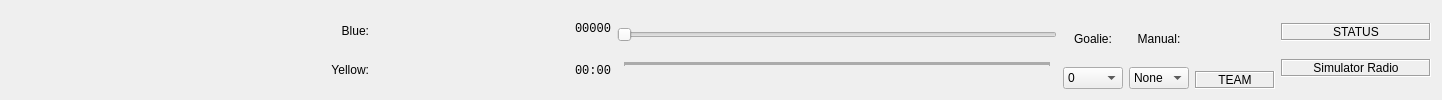
     <widget class="ControlBar" name="controlBar" native="true">
      <layout class="QHBoxLayout" name="horizontalLayout">
       <property name="sizeConstraint">
        <enum>QLayout::SetMinimumSize</enum>
       </property>
       <item>
        <widget class="QWidget" name="refShortcuts" native="true">
         <layout class="QHBoxLayout" name="horizontalLayout_3">
          <property name="spacing">
           <number>0</number>
          </property>
          <property name="leftMargin">
           <number>0</number>
          </property>
          <property name="topMargin">
           <number>0</number>
          </property>
          <property name="rightMargin">
           <number>0</number>
          </property>
          <property name="bottomMargin">
           <number>0</number>
          </property>
          <item>
           <spacer name="refShortcuts_spacer0">
            <property name="orientation">
             <enum>Qt::Horizontal</enum>
            </property>
            <property name="sizeHint" stdset="0">
             <size>
              <width>40</width>
              <height>20</height>
             </size>
            </property>
           </spacer>
          </item>
          <item>
           <widget class="QPushButton" name="fastHalt">
            <property name="maximumSize">
             <size>
              <width>30</width>
              <height>30</height>
             </size>
            </property>
            <property name="toolTip">
             <string>Halt</string>
            </property>
            <property name="icon">
             <iconset resource="main_icons.qrc">
              <normaloff>:/icons/halt.svg</normaloff>:/icons/halt.svg</iconset>
            </property>
            <property name="iconSize">
             <size>
              <width>24</width>
              <height>24</height>
             </size>
            </property>
            <property name="shortcut">
             <string>H</string>
            </property>
            <property name="flat">
             <bool>true</bool>
            </property>
           </widget>
          </item>
          <item>
           <spacer name="refShortcuts_spacer1">
            <property name="orientation">
             <enum>Qt::Horizontal</enum>
            </property>
            <property name="sizeHint" stdset="0">
             <size>
              <width>40</width>
              <height>20</height>
             </size>
            </property>
           </spacer>
          </item>
          <item>
           <widget class="QPushButton" name="fastStop">
            <property name="maximumSize">
             <size>
              <width>30</width>
              <height>30</height>
             </size>
            </property>
            <property name="toolTip">
             <string>Stop</string>
            </property>
            <property name="icon">
             <iconset resource="main_icons.qrc">
              <normaloff>:/icons/stop.svg</normaloff>:/icons/stop.svg</iconset>
            </property>
            <property name="iconSize">
             <size>
              <width>24</width>
              <height>24</height>
             </size>
            </property>
            <property name="shortcut">
             <string>S</string>
            </property>
            <property name="flat">
             <bool>true</bool>
            </property>
           </widget>
          </item>
          <item>
           <spacer name="refShortcuts_spacer2">
            <property name="orientation">
             <enum>Qt::Horizontal</enum>
            </property>
            <property name="sizeHint" stdset="0">
             <size>
              <width>40</width>
              <height>20</height>
             </size>
            </property>
           </spacer>
          </item>
          <item>
           <widget class="QPushButton" name="fastReady">
            <property name="maximumSize">
             <size>
              <width>30</width>
              <height>30</height>
             </size>
            </property>
            <property name="toolTip">
             <string>Ready</string>
            </property>
            <property name="icon">
             <iconset resource="main_icons.qrc">
              <normaloff>:/icons/ready.svg</normaloff>:/icons/ready.svg</iconset>
            </property>
            <property name="iconSize">
             <size>
              <width>24</width>
              <height>24</height>
             </size>
            </property>
            <property name="flat">
             <bool>true</bool>
            </property>
           </widget>
          </item>
          <item>
           <spacer name="refShortcuts_spacer3">
            <property name="orientation">
             <enum>Qt::Horizontal</enum>
            </property>
            <property name="sizeHint" stdset="0">
             <size>
              <width>40</width>
              <height>20</height>
             </size>
            </property>
           </spacer>
          </item>
          <item>
           <widget class="QPushButton" name="fastForceStart">
            <property name="maximumSize">
             <size>
              <width>30</width>
              <height>30</height>
             </size>
            </property>
            <property name="toolTip">
             <string>Force Start</string>
            </property>
            <property name="icon">
             <iconset resource="main_icons.qrc">
              <normaloff>:/icons/force_start.svg</normaloff>:/icons/force_start.svg</iconset>
            </property>
            <property name="iconSize">
             <size>
              <width>24</width>
              <height>24</height>
             </size>
            </property>
            <property name="shortcut">
             <string>P</string>
            </property>
            <property name="flat">
             <bool>true</bool>
            </property>
           </widget>
          </item>
          <item>
           <spacer name="refShortcuts_spacer4">
            <property name="orientation">
             <enum>Qt::Horizontal</enum>
            </property>
            <property name="sizeHint" stdset="0">
             <size>
              <width>40</width>
              <height>20</height>
             </size>
            </property>
           </spacer>
          </item>
          <item>
           <layout class="QVBoxLayout" name="Color_Labels">
            <item>
             <widget class="QLabel" name="Blue">
              <property name="text">
               <string>Blue:</string>
              </property>
              <property name="alignment">
               <set>Qt::AlignRight|Qt::AlignTrailing|Qt::AlignVCenter</set>
              </property>
             </widget>
            </item>
            <item>
             <widget class="QLabel" name="Yellow">
              <property name="text">
               <string>Yellow:</string>
              </property>
              <property name="alignment">
               <set>Qt::AlignRight|Qt::AlignTrailing|Qt::AlignVCenter</set>
              </property>
             </widget>
            </item>
           </layout>
          </item>
          <item>
           <spacer name="refShortcuts_spacer5">
            <property name="orientation">
             <enum>Qt::Horizontal</enum>
            </property>
            <property name="sizeHint" stdset="0">
             <size>
              <width>40</width>
              <height>20</height>
             </size>
            </property>
           </spacer>
          </item>
          <item>
           <layout class="QVBoxLayout" name="Kickoffs">
            <item>
             <widget class="QPushButton" name="fastKickoffBlue">
              <property name="toolTip">
               <string>Kickoff Blue</string>
              </property>
              <property name="text">
               <string/>
              </property>
              <property name="icon">
               <iconset resource="main_icons.qrc">
                <normaloff>:/icons/kickoff_blue.svg</normaloff>:/icons/kickoff_blue.svg</iconset>
              </property>
              <property name="iconSize">
               <size>
                <width>24</width>
                <height>24</height>
               </size>
              </property>
              <property name="flat">
               <bool>true</bool>
              </property>
             </widget>
            </item>
            <item>
             <widget class="QPushButton" name="fastKickoffYellow">
              <property name="toolTip">
               <string>Kickoff Yellow</string>
              </property>
              <property name="text">
               <string/>
              </property>
              <property name="icon">
               <iconset resource="main_icons.qrc">
                <normaloff>:/icons/kickoff_yellow.svg</normaloff>:/icons/kickoff_yellow.svg</iconset>
              </property>
              <property name="iconSize">
               <size>
                <width>24</width>
                <height>24</height>
               </size>
              </property>
              <property name="flat">
               <bool>true</bool>
              </property>
             </widget>
            </item>
           </layout>
          </item>
          <item>
           <layout class="QVBoxLayout" name="Directs">
            <item>
             <widget class="QPushButton" name="fastDirectBlue">
              <property name="toolTip">
               <string>Direct Blue</string>
              </property>
              <property name="text">
               <string/>
              </property>
              <property name="icon">
               <iconset resource="main_icons.qrc">
                <normaloff>:/icons/direct_blue.svg</normaloff>:/icons/direct_blue.svg</iconset>
              </property>
              <property name="iconSize">
               <size>
                <width>24</width>
                <height>24</height>
               </size>
              </property>
              <property name="flat">
               <bool>true</bool>
              </property>
             </widget>
            </item>
            <item>
             <widget class="QPushButton" name="fastDirectYellow">
              <property name="toolTip">
               <string>Direct Yellow</string>
              </property>
              <property name="text">
               <string/>
              </property>
              <property name="icon">
               <iconset resource="main_icons.qrc">
                <normaloff>:/icons/direct_yellow.svg</normaloff>:/icons/direct_yellow.svg</iconset>
              </property>
              <property name="iconSize">
               <size>
                <width>24</width>
                <height>24</height>
               </size>
              </property>
              <property name="flat">
               <bool>true</bool>
              </property>
             </widget>
            </item>
           </layout>
          </item>
          <item>
           <layout class="QVBoxLayout" name="Indirects">
            <item>
             <widget class="QPushButton" name="fastIndirectBlue">
              <property name="toolTip">
               <string>Indirect Blue</string>
              </property>
              <property name="text">
               <string/>
              </property>
              <property name="icon">
               <iconset resource="main_icons.qrc">
                <normaloff>:/icons/indirect_blue.svg</normaloff>:/icons/indirect_blue.svg</iconset>
              </property>
              <property name="iconSize">
               <size>
                <width>24</width>
                <height>24</height>
               </size>
              </property>
              <property name="flat">
               <bool>true</bool>
              </property>
             </widget>
            </item>
            <item>
             <widget class="QPushButton" name="fastIndirectYellow">
              <property name="toolTip">
               <string>Indirect Yellow</string>
              </property>
              <property name="text">
               <string/>
              </property>
              <property name="icon">
               <iconset resource="main_icons.qrc">
                <normaloff>:/icons/indirect_yellow.svg</normaloff>:/icons/indirect_yellow.svg</iconset>
              </property>
              <property name="iconSize">
               <size>
                <width>24</width>
                <height>24</height>
               </size>
              </property>
              <property name="flat">
               <bool>true</bool>
              </property>
             </widget>
            </item>
           </layout>
          </item>
         </layout>
        </widget>
       </item>
       <item>
        <spacer name="refShortcuts_spacer6">
         <property name="orientation">
          <enum>Qt::Horizontal</enum>
         </property>
         <property name="sizeHint" stdset="0">
          <size>
           <width>40</width>
           <height>20</height>
          </size>
         </property>
        </spacer>
       </item>
       <item>
        <layout class="QVBoxLayout" name="logTimer_container">
         <item>
          <widget class="QLabel" name="frameNumLabel">
           <property name="font">
            <font>
             <family>monospace</family>
            </font>
           </property>
           <property name="text">
            <string>00000</string>
           </property>
          </widget>
         </item>
         <item>
          <widget class="QLabel" name="logTime">
           <property name="font">
            <font>
             <family>monospace</family>
            </font>
           </property>
           <property name="text">
            <string>00:00</string>
           </property>
          </widget>
         </item>
        </layout>
       </item>
       <item>
        <widget class="QFrame" name="logControls">
         <layout class="QVBoxLayout" name="verticalLayout_4">
          <property name="spacing">
           <number>0</number>
          </property>
          <property name="leftMargin">
           <number>0</number>
          </property>
          <property name="topMargin">
           <number>0</number>
          </property>
          <property name="rightMargin">
           <number>0</number>
          </property>
          <property name="bottomMargin">
           <number>0</number>
          </property>
          <item>
           <widget class="QSlider" name="logHistoryLocation">
            <property name="sizePolicy">
             <sizepolicy hsizetype="Expanding" vsizetype="Minimum">
              <horstretch>0</horstretch>
              <verstretch>0</verstretch>
             </sizepolicy>
            </property>
            <property name="toolTip">
             <string>Location in log history</string>
            </property>
            <property name="minimum">
             <number>0</number>
            </property>
            <property name="maximum">
             <number>1000000</number>
            </property>
            <property name="singleStep">
             <number>1</number>
            </property>
            <property name="pageStep">
             <number>100</number>
            </property>
            <property name="orientation">
             <enum>Qt::Horizontal</enum>
            </property>
            <property name="tickPosition">
             <enum>QSlider::TicksBelow</enum>
            </property>
           </widget>
          </item>
          <item>
           <layout class="QHBoxLayout" name="logControlsButtons_container">
            <property name="spacing">
             <number>0</number>
            </property>
            <item>
             <widget class="QPushButton" name="logPlaybackRewind">
              <property name="toolTip">
               <string>Play log backwards quickly</string>
              </property>
              <property name="icon">
               <iconset resource="main_icons.qrc">
                <normaloff>:/icons/rewind.svg</normaloff>:/icons/rewind.svg</iconset>
              </property>
              <property name="iconSize">
               <size>
                <width>20</width>
                <height>20</height>
               </size>
              </property>
              <property name="shortcut">
               <string>Shift+Left</string>
              </property>
              <property name="flat">
               <bool>true</bool>
              </property>
             </widget>
            </item>
            <item>
             <spacer name="logControlButtons_spacer0">
              <property name="orientation">
               <enum>Qt::Horizontal</enum>
              </property>
              <property name="sizeHint" stdset="0">
               <size>
                <width>40</width>
                <height>20</height>
               </size>
              </property>
             </spacer>
            </item>
            <item>
             <widget class="QPushButton" name="logPlaybackPrevFrame">
              <property name="toolTip">
               <string>Play log backwards</string>
              </property>
              <property name="icon">
               <iconset resource="main_icons.qrc">
                <normaloff>:/icons/prev-frame.svg</normaloff>:/icons/prev-frame.svg</iconset>
              </property>
              <property name="iconSize">
               <size>
                <width>20</width>
                <height>20</height>
               </size>
              </property>
              <property name="shortcut">
               <string>Left</string>
              </property>
              <property name="flat">
               <bool>true</bool>
              </property>
             </widget>
            </item>
            <item>
             <spacer name="logControlsButtons_spacer1">
              <property name="orientation">
               <enum>Qt::Horizontal</enum>
              </property>
              <property name="sizeHint" stdset="0">
               <size>
                <width>40</width>
                <height>20</height>
               </size>
              </property>
             </spacer>
            </item>
            <item>
             <widget class="QPushButton" name="logPlaybackPause">
              <property name="toolTip">
               <string>Pause log playback</string>
              </property>
              <property name="autoFillBackground">
               <bool>false</bool>
              </property>
              <property name="styleSheet">
               <string notr="true">background-color: red</string>
              </property>
              <property name="icon">
               <iconset resource="main_icons.qrc">
                <normaloff>:/icons/pause.svg</normaloff>:/icons/pause.svg</iconset>
              </property>
              <property name="iconSize">
               <size>
                <width>20</width>
                <height>20</height>
               </size>
              </property>
              <property name="shortcut">
               <string>Space</string>
              </property>
              <property name="flat">
               <bool>true</bool>
              </property>
             </widget>
            </item>
            <item>
             <spacer name="logControlsButtons_spacer2">
              <property name="orientation">
               <enum>Qt::Horizontal</enum>
              </property>
              <property name="sizeHint" stdset="0">
               <size>
                <width>40</width>
                <height>20</height>
               </size>
              </property>
             </spacer>
            </item>
            <item>
             <widget class="QPushButton" name="logPlaybackNextFrame">
              <property name="toolTip">
               <string>Play log forwards</string>
              </property>
              <property name="text">
               <string/>
              </property>
              <property name="icon">
               <iconset resource="main_icons.qrc">
                <normaloff>:/icons/next-frame.svg</normaloff>:/icons/next-frame.svg</iconset>
              </property>
              <property name="iconSize">
               <size>
                <width>20</width>
                <height>20</height>
               </size>
              </property>
              <property name="shortcut">
               <string>Right</string>
              </property>
              <property name="flat">
               <bool>true</bool>
              </property>
             </widget>
            </item>
            <item>
             <spacer name="logControlsButtons_spacer3">
              <property name="orientation">
               <enum>Qt::Horizontal</enum>
              </property>
              <property name="sizeHint" stdset="0">
               <size>
                <width>40</width>
                <height>20</height>
               </size>
              </property>
             </spacer>
            </item>
            <item>
             <widget class="QPushButton" name="logPlaybackPlay">
              <property name="toolTip">
               <string>Play log forwards quickly</string>
              </property>
              <property name="icon">
               <iconset resource="main_icons.qrc">
                <normaloff>:/icons/play.svg</normaloff>:/icons/play.svg</iconset>
              </property>
              <property name="iconSize">
               <size>
                <width>20</width>
                <height>20</height>
               </size>
              </property>
              <property name="shortcut">
               <string>Shift+Right</string>
              </property>
              <property name="flat">
               <bool>true</bool>
              </property>
             </widget>
            </item>
            <item>
             <spacer name="logControlsButtons_spacer4">
              <property name="orientation">
               <enum>Qt::Horizontal</enum>
              </property>
              <property name="sizeHint" stdset="0">
               <size>
                <width>40</width>
                <height>20</height>
               </size>
              </property>
             </spacer>
            </item>
            <item>
             <widget class="QPushButton" name="logPlaybackLive">
              <property name="toolTip">
               <string>Show live feed</string>
              </property>
              <property name="icon">
               <iconset resource="main_icons.qrc">
                <normaloff>:/icons/live.svg</normaloff>:/icons/live.svg</iconset>
              </property>
              <property name="iconSize">
               <size>
                <width>20</width>
                <height>20</height>
               </size>
              </property>
              <property name="flat">
               <bool>true</bool>
              </property>
             </widget>
            </item>
           </layout>
          </item>
         </layout>
        </widget>
       </item>
       <item>
        <layout class="QVBoxLayout" name="goalie_container">
         <property name="spacing">
          <number>0</number>
         </property>
         <item>
          <widget class="QLabel" name="goalieLabel">
           <property name="text">
            <string>Goalie:</string>
           </property>
           <property name="alignment">
            <set>Qt::AlignCenter</set>
           </property>
          </widget>
         </item>
         <item>
          <widget class="QComboBox" name="goalieID">
           <property name="currentIndex">
            <number>1</number>
           </property>
           <item>
            <property name="text">
             <string>None</string>
            </property>
           </item>
           <item>
            <property name="text">
             <string>0</string>
            </property>
           </item>
           <item>
            <property name="text">
             <string>1</string>
            </property>
           </item>
           <item>
            <property name="text">
             <string>2</string>
            </property>
           </item>
           <item>
            <property name="text">
             <string>3</string>
            </property>
           </item>
           <item>
            <property name="text">
             <string>4</string>
            </property>
           </item>
           <item>
            <property name="text">
             <string>5</string>
            </property>
           </item>
           <item>
            <property name="text">
             <string>6</string>
            </property>
           </item>
           <item>
            <property name="text">
             <string>7</string>
            </property>
           </item>
           <item>
            <property name="text">
             <string>8</string>
            </property>
           </item>
           <item>
            <property name="text">
             <string>9</string>
            </property>
           </item>
           <item>
            <property name="text">
             <string>10</string>
            </property>
           </item>
           <item>
            <property name="text">
             <string>11</string>
            </property>
           </item>
           <item>
            <property name="text">
             <string>12</string>
            </property>
           </item>
           <item>
            <property name="text">
             <string>13</string>
            </property>
           </item>
           <item>
            <property name="text">
             <string>14</string>
            </property>
           </item>
           <item>
            <property name="text">
             <string>15</string>
            </property>
           </item>
          </widget>
         </item>
        </layout>
       </item>
       <item>
        <layout class="QVBoxLayout" name="manual_container">
         <property name="spacing">
          <number>0</number>
         </property>
         <item>
          <widget class="QLabel" name="manualLabel">
           <property name="text">
            <string>Manual:</string>
           </property>
           <property name="alignment">
            <set>Qt::AlignCenter</set>
           </property>
          </widget>
         </item>
         <item>
          <widget class="QComboBox" name="manualID">
           <item>
            <property name="text">
             <string>None</string>
            </property>
           </item>
           <item>
            <property name="text">
             <string>0</string>
            </property>
           </item>
           <item>
            <property name="text">
             <string>1</string>
            </property>
           </item>
           <item>
            <property name="text">
             <string>2</string>
            </property>
           </item>
           <item>
            <property name="text">
             <string>3</string>
            </property>
           </item>
           <item>
            <property name="text">
             <string>4</string>
            </property>
           </item>
           <item>
            <property name="text">
             <string>5</string>
            </property>
           </item>
           <item>
            <property name="text">
             <string>6</string>
            </property>
           </item>
           <item>
            <property name="text">
             <string>7</string>
            </property>
           </item>
           <item>
            <property name="text">
             <string>8</string>
            </property>
           </item>
           <item>
            <property name="text">
             <string>9</string>
            </property>
           </item>
           <item>
            <property name="text">
             <string>10</string>
            </property>
           </item>
           <item>
            <property name="text">
             <string>11</string>
            </property>
           </item>
           <item>
            <property name="text">
             <string>12</string>
            </property>
           </item>
           <item>
            <property name="text">
             <string>13</string>
            </property>
           </item>
           <item>
            <property name="text">
             <string>14</string>
            </property>
           </item>
           <item>
            <property name="text">
             <string>15</string>
            </property>
           </item>
          </widget>
         </item>
        </layout>
       </item>
       <item>
        <layout class="QVBoxLayout" name="verticalLayout">
         <property name="spacing">
          <number>0</number>
         </property>
         <item>
          <widget class="QLabel" name="radioLabel">
           <property name="text">
            <string/>
           </property>
           <property name="alignment">
            <set>Qt::AlignCenter</set>
           </property>
          </widget>
         </item>
         <item>
          <widget class="QLabel" name="team">
           <property name="sizePolicy">
            <sizepolicy hsizetype="Preferred" vsizetype="Maximum">
             <horstretch>0</horstretch>
             <verstretch>0</verstretch>
            </sizepolicy>
           </property>
           <property name="minimumSize">
            <size>
             <width>80</width>
             <height>0</height>
            </size>
           </property>
           <property name="frameShape">
            <enum>QFrame::Box</enum>
           </property>
           <property name="frameShadow">
            <enum>QFrame::Sunken</enum>
           </property>
           <property name="text">
            <string>TEAM</string>
           </property>
           <property name="alignment">
            <set>Qt::AlignCenter</set>
           </property>
           <property name="margin">
            <number>4</number>
           </property>
          </widget>
         </item>
        </layout>
       </item>
       <item>
        <layout class="QVBoxLayout" name="StatusLayout">
         <item>
          <widget class="QLabel" name="statusLabel">
           <property name="sizePolicy">
            <sizepolicy hsizetype="Preferred" vsizetype="Maximum">
             <horstretch>0</horstretch>
             <verstretch>0</verstretch>
            </sizepolicy>
           </property>
           <property name="minimumSize">
            <size>
             <width>150</width>
             <height>0</height>
            </size>
           </property>
           <property name="frameShape">
            <enum>QFrame::Box</enum>
           </property>
           <property name="frameShadow">
            <enum>QFrame::Sunken</enum>
           </property>
           <property name="text">
            <string>STATUS</string>
           </property>
           <property name="alignment">
            <set>Qt::AlignCenter</set>
           </property>
           <property name="margin">
            <number>4</number>
           </property>
          </widget>
         </item>
         <item>
          <widget class="QLabel" name="radioBaseStatus">
           <property name="sizePolicy">
            <sizepolicy hsizetype="Preferred" vsizetype="Maximum">
             <horstretch>0</horstretch>
             <verstretch>0</verstretch>
            </sizepolicy>
           </property>
           <property name="minimumSize">
            <size>
             <width>150</width>
             <height>0</height>
            </size>
           </property>
           <property name="frameShape">
            <enum>QFrame::Box</enum>
           </property>
           <property name="frameShadow">
            <enum>QFrame::Sunken</enum>
           </property>
           <property name="text">
            <string>Simulator Radio</string>
           </property>
           <property name="alignment">
            <set>Qt::AlignCenter</set>
           </property>
           <property name="margin">
            <number>4</number>
           </property>
          </widget>
         </item>
        </layout>
       </item>
      </layout>
     </widget>
